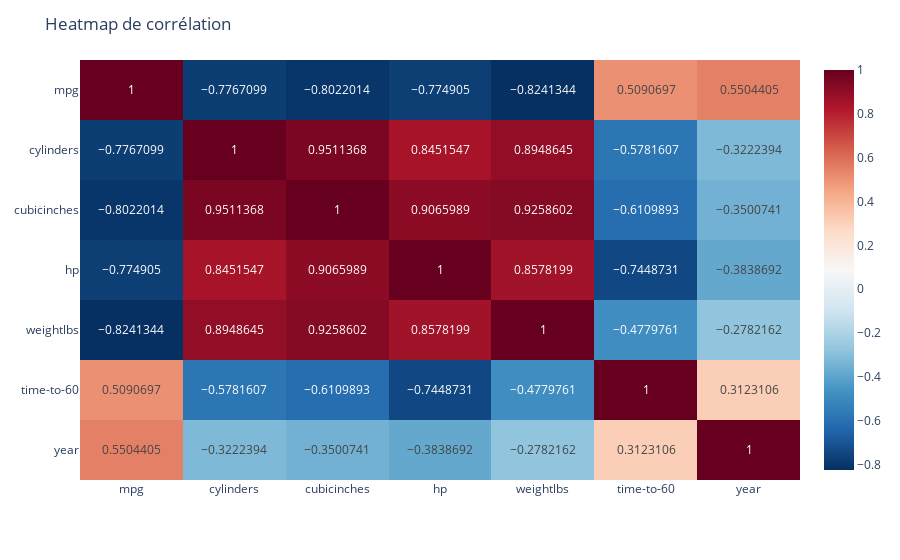

Here is the notebook cell this chart was saved with:
### Code cell
# Heatmap de corrélation :

# Paramétrage des données pour faire la heatmap de corrélation :
corr = df.corr()

heatmap = px.imshow(corr, text_auto=True, color_continuous_scale='RdBu_r', origin='upper', aspect = "auto")
heatmap.update_layout(
    title='Heatmap de corrélation',
    xaxis_nticks=36)
heatmap.show()

### Figure 1 — Plotly figure (JSON) as saved in the notebook; plotly's stock layout.template omitted (floating-point values rounded to 4 significant figures)
{"data": [{"coloraxis": "coloraxis", "hovertemplate": "x: %{x}<br>y: %{y}<br>color: %{z}<extra></extra>", "name": "0", "texttemplate": "%{z}", "type": "heatmap", "x": ["mpg", "cylinders", "cubicinches", "hp", "weightlbs", "time-to-60", "year"], "xaxis": "x", "y": ["mpg", "cylinders", "cubicinches", "hp", "weightlbs", "time-to-60", "year"], "yaxis": "y", "z": [[1, -0.7767, -0.8022, -0.7749, -0.8241, 0.5091, 0.5504], [-0.7767, 1, 0.9511, 0.8452, 0.8949, -0.5782, -0.3222], [-0.8022, 0.9511, 1, 0.9066, 0.9259, -0.611, -0.3501], [-0.7749, 0.8452, 0.9066, 1, 0.8578, -0.7449, -0.3839], [-0.8241, 0.8949, 0.9259, 0.8578, 1, -0.478, -0.2782], [0.5091, -0.5782, -0.611, -0.7449, -0.478, 1, 0.3123], [0.5504, -0.3222, -0.3501, -0.3839, -0.2782, 0.3123, 1]]}], "layout": {"coloraxis": {"colorscale": [[0, "rgb(5,48,97)"], [0.1, "rgb(33,102,172)"], [0.2, "rgb(67,147,195)"], [0.3, "rgb(146,197,222)"], [0.4, "rgb(209,229,240)"], [0.5, "rgb(247,247,247)"], [0.6, "rgb(253,219,199)"], [0.7, "rgb(244,165,130)"], [0.8, "rgb(214,96,77)"], [0.9, "rgb(178,24,43)"], [1, "rgb(103,0,31)"]]}, "margin": {"t": 60}, "title": {"text": "Heatmap de corrélation"}, "xaxis": {"anchor": "y", "domain": [0, 1], "nticks": 36}, "yaxis": {"anchor": "x", "autorange": "reversed", "domain": [0, 1]}}}
